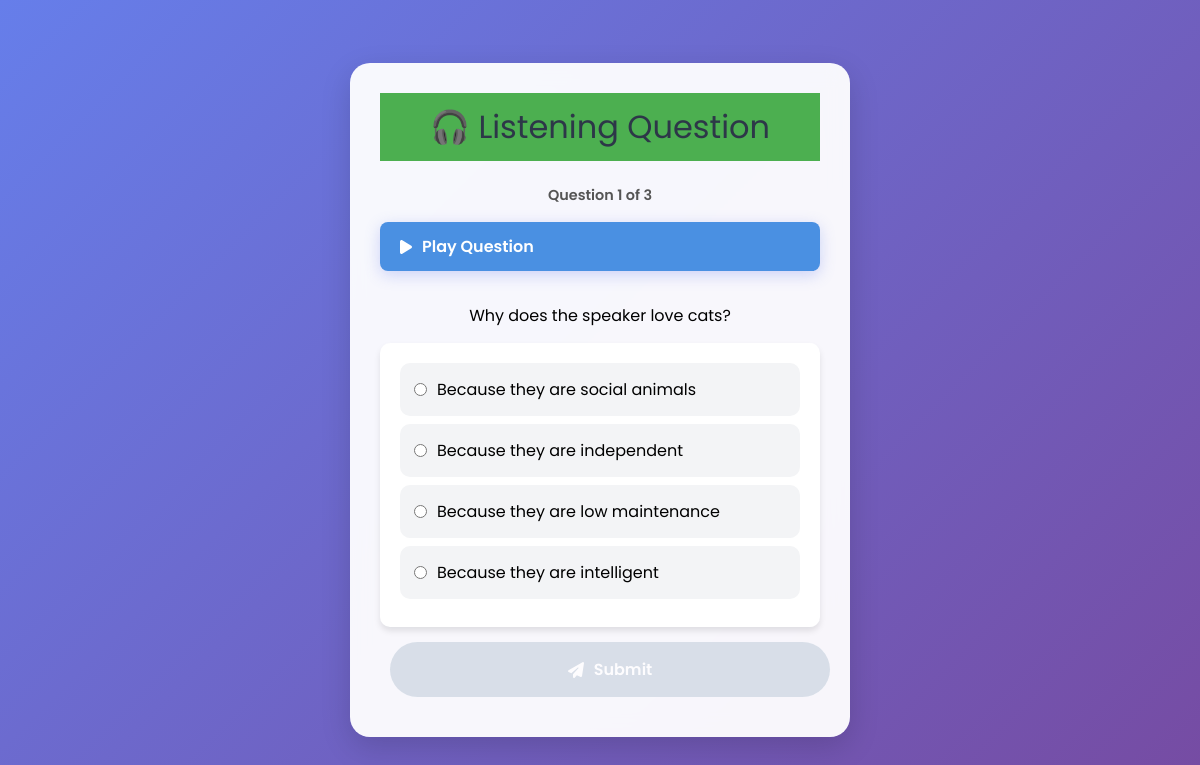
The app's page /aspirant/l_mcq_single_test/ (signed in) with its own data.
### Admin/models.py (models this page shows, shortened)
class ListeningMCQSingle(models.Model):
    audio = models.FileField(upload_to='audios/')
    question = models.CharField(max_length=255)
    choice1 = models.CharField(max_length=255)
    choice2 = models.CharField(max_length=255)
    choice3 = models.CharField(max_length=255)
    choice4 = models.CharField(max_length=255)
    answer = models.CharField(max_length=255)

### aspirant/views.py (the view)
# urls.py: path('l_mcq_single_test/', l_mcq_single_test, name='l_mcq_single_test'),
def l_mcq_single_test(request):
    if 'l_mcq_single' not in request.session:
        request.session['l_mcq_single'] = 0
    if request.session['l_mcq_single'] >= 3:
        messages.warning(request, "You have reached the maximum attempts.")
        return redirect('aspirant_test')
    if 'listen_l_mcq_single' not in request.session or 'question_ids' not in request.session['listen_l_mcq_single']:
        request.session['listen_l_mcq_single'] = {
            'current_question': 0,
            'question_ids': [],
        }
    listen_l_mcq_single = request.session['listen_l_mcq_single']
    if not listen_l_mcq_single['question_ids'] and listen_l_mcq_single['current_question'] == 0:
        attempted_questions = ListeningMCQSingleSubmit.objects.filter(student=request.user).values_list(
            'Single_listen_id', flat=True)
        available_questions = ListeningMCQSingle.objects.exclude(id__in=attempted_questions)
        if available_questions.count() < 3:
            messages.warning(request, "No more new questions available. Please try another test.")
            return redirect('aspirant_test')
        selected_questions = random.sample(list(available_questions.values_list('id', flat=True)), 3)
        listen_l_mcq_single['question_ids'] = selected_questions
        request.session.modified = True
    try:
        current_q_index = listen_l_mcq_single['current_question']
        question_id = listen_l_mcq_single['question_ids'][current_q_index]
        question = ListeningMCQSingle.objects.get(id=question_id)
    except (IndexError, ListeningMCQSingle.DoesNotExist, KeyError):
        messages.error(request, "Invalid question sequence. Please restart the test.")
        del request.session['listen_l_mcq_single']
        request.session.modified = True
        return redirect('aspirant_test')
    context = {
        "question": question,
        "current_q_number": current_q_index + 1,
        "total_questions": 3
    }
    return render(request, "l_mcq_single_test.html", context)

### aspirant/templates/l_mcq_single_test.html (shortened to what this page needs)
{% load static %}
<!DOCTYPE html>
<html lang="en">
<head>
    <link rel="stylesheet" href="{% static 'css/srat.css' %}">
</head>
<body>
    <div class="container">
        <div class="header">🎧 Listening Question</div>
        <div class="progress">Question {{ current_q_number }} of {{ total_questions }}</div>
        <button id="question-btn" class="question-btn" onclick="playAudio()">
            <i class="fas fa-play"></i> Play Question
        </button>
        <div class="question">{{question.question}}</div>
        <form id="submission-form" method="POST" action="{% url 'l_mcq_single_submit' %}">
            <div class="radio-group">
                    <div>
                        <input type="radio" id="option1" name="selected_option" value="{{question.choice1}}">
                        <label for="option1">{{question.choice1}}</label>
                    </div>
                    <div>
                        <input type="radio" id="option2" name="selected_option" value="{{question.choice2}}">
                        <label for="option2">{{question.choice2}}</label>
                    </div>
                    <div>
                        <input type="radio" id="option3" name="selected_option" value="{{question.choice3}}">
                        <label for="option3">{{question.choice3}}</label>
                    </div>
                    <div>
                        <input type="radio" id="option4" name="selected_option" value="{{question.choice4}}">
                        <label for="option4">{{question.choice4}}</label>
                    </div>
                </div>
            <button id="submit-btn" class="submit-btn" type="submit" disabled>
                <i class="fas fa-paper-plane"></i> Submit
            </button>
        </form>
    </div>
</body>
</html>

### aspirant/static/css/srat.css (style rules this page uses)
body { font-family: Arial, sans-serif; margin: 0; padding: 0; background-color:white; }
.header { background-color: #4CAF50; padding: 10px; color: white; text-align: center; font-size: 24px; }
.container { max-width: 600px; margin: 20px auto; padding: 20px; background: #fff; box-shadow: 0 4px 8px rgba(0, 0, 0, 0.1); border-radius: 8px; text-align: center; }
button { padding: 10px 20px; font-size: 16px; border: none; border-radius: 5px; cursor: pointer; margin: 10px; transition: background-color 0.3s ease; }
.submit-btn { background-color: #4CAF50; color: white; }
* { margin: 0; padding: 0; box-sizing: border-box; font-family: 'Poppins', sans-serif; }
body { background: white; min-height: 100vh; display: flex; justify-content: center; align-items: center; padding: 20px; }
.container { background: rgba(255, 255, 255, 0.95); backdrop-filter: blur(10px); border-radius: 20px; padding: 30px; box-shadow: 0 10px 30px rgba(0, 0, 0, 0.15); width: 100%; max-width: 500px; transform: translateY(0); transition: transform 0.3s ease; }
.header { font-size: 2rem; color: #2d3748; text-align: center; margin-bottom: 1.5rem; display: flex; align-items: center; justify-content: center; gap: 10px; }
.progress { text-align: center; color: #718096; font-weight: 600; margin-bottom: 2rem; font-size: 0.9rem; }
.question-btn { background: linear-gradient(135deg, #667eea 0%, #764ba2 100%); color: white; border: none; padding: 15px 30px; border-radius: 50px; font-weight: 600; cursor: pointer; display: flex; align-items: center; gap: 10px; margin: 0 auto 2rem; transition: all 0.3s ease; box-shadow: 0 4px 15px rgba(102, 126, 234, 0.3); }
.submit-btn { background: #48bb78; color: white; border: none; padding: 15px 30px; border-radius: 50px; font-weight: 600; cursor: pointer; display: flex; align-items: center; gap: 10px; justify-content: center; transition: all 0.3s ease; }
.submit-btn:disabled { background: #cbd5e0; cursor: not-allowed; opacity: 0.7; }

### aspirant/templates/l_mcq_single_test.html (style rules this page uses)
* { margin: 0; padding: 0; box-sizing: border-box; font-family: 'Poppins', sans-serif; }
body { background: linear-gradient(135deg, #667eea 0%, #764ba2 100%); min-height: 100vh; display: flex; justify-content: center; align-items: center; padding: 20px; }
.container { background: rgba(255, 255, 255, 0.95); backdrop-filter: blur(10px); border-radius: 20px; padding: 30px; box-shadow: 0 10px 30px rgba(0, 0, 0, 0.15); width: 100%; max-width: 500px; text-align: center; position: relative; }
.header { font-size: 2rem; color: #2d3748; margin-bottom: 1.5rem; }
.progress { color: #555; font-weight: 600; margin-bottom: 1rem; font-size: 0.9rem; }
.question-btn { background: #4a90e2; color: white; border: none; padding: 12px 20px; border-radius: 8px; font-size: 1rem; cursor: pointer; transition: background 0.3s; width: 100%; }
.radio-group { text-align: left; margin-top: 15px; background: white; padding: 20px; border-radius: 10px; box-shadow: 0 4px 6px rgba(0, 0, 0, 0.1); }
.radio-group div { display: flex; align-items: center; gap: 10px; padding: 12px; background: #f3f4f6; border-radius: 10px; cursor: pointer; transition: background 0.3s, border 0.3s; border: 2px solid transparent; margin-bottom: 8px; }
.submit-btn { background: #48bb78; color: white; border: none; padding: 15px 30px; border-radius: 50px; font-weight: 600; cursor: not-allowed; transition: all 0.3s ease; margin-top: 15px; width: 100%; opacity: 0.6; }

### records on screen
ListeningMCQSingle: question "Why does the speaker love cats?", choice1 "Because they are social animals", choice2 "Because they are independent", choice3 "Because they are low maintenance", choice4 "Because they are intelligent"

### other values on screen
{{ current_q_number }} "1"
{{ total_questions }} "3"
